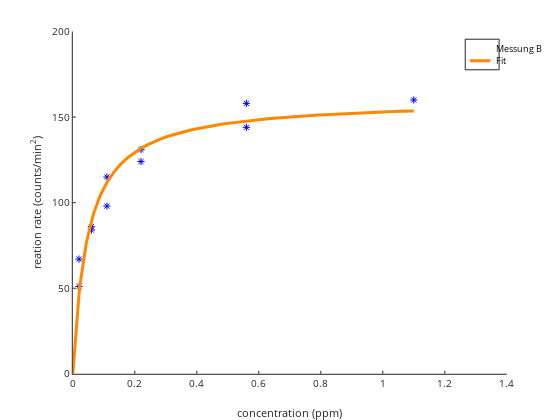

Source (notebook cell):
### Code cell
hold on
vapprox0 = MichaelisMenten(xlin, theta0);
vapprox = MichaelisMenten(xlin, theta_optB(end,:));
plot(xconc, vuntreated, "*", "color", myColorExp)

plot(xlin, vapprox, "-", "linewidth", 3, "color", myColorFit)
# plot(xlin, vapprox0, "--", "linewidth", 3, "color", myColorFit)


h=legend("Messung B",  "Fit", "Ausgangsmodell");
legend(h, "location", "northeast")

title("Fall A: Behandelt")
xlabel("concentration (ppm)")
ylabel("reation rate (counts/min^2)")

### Figure 1 — Plotly figure (JSON) as saved in the notebook; plotly's stock layout.template omitted (floating-point values rounded to 4 significant figures)
{"data": [{"line": {"color": "rgb(0,0,255)", "width": 0.5}, "marker": {"color": "rgb(0,0,255)", "line": {"color": "rgb(0,0,255)"}, "size": 6, "symbol": "asterisk-open"}, "mode": "markers", "name": "Messung B", "showlegend": true, "type": "scatter", "visibility": true, "x": [0.02, 0.02, 0.06, 0.06, 0.11, 0.11, 0.22, 0.22, 0.56, 0.56, 1.1, 1.1], "xaxis": "x", "y": [67, 51, 84, 86, 98, 115, 131, 124, 144, 158, 160, null], "yaxis": "y"}, {"line": {"color": "rgb(255,136,0)", "dash": "solid", "width": 3}, "marker": {"color": "rgb(255,136,0)", "line": {"color": "rgb(255,136,0)"}, "size": 6, "symbol": "none"}, "mode": "lines", "name": "Fit", "showlegend": true, "type": "scatter", "visibility": true, "x": [0, 0.022, 0.044, 0.066, 0.088, 0.11, 0.132, 0.154, 0.176, 0.198, 0.22, 0.242, 0.264, 0.286, 0.308, 0.33, 0.352, 0.374, 0.396, 0.418, 0.44, 0.462, 0.484, 0.506, 0.528, 0.55, 0.572, 0.594, 0.616, 0.638, 0.66, 0.682, 0.704, 0.726, 0.748, 0.77, 0.792, 0.814, 0.836, 0.858, 0.88, 0.902, 0.924, 0.946, 0.968, 0.99, 1.012, 1.034, 1.056, 1.078, 1.1], "xaxis": "x", "y": [0, 50.58, 76.9, 93.03, 103.9, 111.8, 117.7, 122.4, 126.1, 129.2, 131.7, 133.9, 135.7, 137.4, 138.8, 140.0, 141.1, 142.1, 143.0, 143.9, 144.6, 145.3, 145.9, 146.5, 147.0, 147.5, 147.9, 148.4, 148.8, 149.1, 149.5, 149.8, 150.1, 150.4, 150.7, 150.9, 151.2, 151.4, 151.6, 151.8, 152.0, 152.2, 152.4, 152.6, 152.8, 152.9, 153.1, 153.2, 153.4, 153.5, 153.6], "yaxis": "y"}, {"hoverinfo": "none", "line": {"color": "rgb(0,0,255)", "width": 0.5}, "marker": {"color": "rgb(0,0,255)", "line": {"color": "rgb(0,0,255)"}, "size": 6, "symbol": "none"}, "mode": "none", "name": "", "showlegend": false, "type": "scatter", "visibility": true, "x": [3, 18], "xaxis": "x2", "y": [6.15, 6.15], "yaxis": "y2"}, {"hoverinfo": "none", "line": {"color": "rgb(255,136,0)", "dash": "solid", "width": 3}, "marker": {"color": "rgb(255,136,0)", "line": {"color": "rgb(255,136,0)"}, "size": 6, "symbol": "none"}, "mode": "lines", "name": "", "showlegend": false, "type": "scatter", "visibility": true, "x": [3, 18], "xaxis": "x2", "y": [15.45, 15.45], "yaxis": "y2"}], "layout": {"annotations": [{"font": {"color": "rgb(0, 0, 0)", "size": 9}, "showarrow": false, "text": "Messung B", "x": 21, "xanchor": "left", "xref": "x2", "y": 6.15, "yanchor": "middle", "yref": "y2"}, {"font": {"color": "rgb(0, 0, 0)", "size": 9}, "showarrow": false, "text": "Fit", "x": 21, "xanchor": "left", "xref": "x2", "y": 15.45, "yanchor": "middle", "yref": "y2"}], "height": 420, "hovermode": "closest", "margin": {"b": 0, "l": 0, "r": 0, "t": 0}, "plot_bgcolor": "rgba(0, 0, 0, 0)", "showlegend": false, "width": 560, "xaxis": {"anchor": "y", "autorange": false, "domain": [0.13, 0.905], "exponentformat": "none", "gridcolor": "rgba(38,38,38,0.15)", "gridwidth": 1, "linecolor": "rgb(38,38,38)", "linewidth": 1, "mirror": false, "range": [0, 1.4], "showgrid": false, "showline": true, "side": "bottom", "spikedash": "solid", "spikemode": "across", "spikesides": false, "spikethickness": 1, "tickangle": 0, "tickcolor": "rgb(38,38,38)", "tickfont": {"color": "rgb(38,38,38)", "size": 10}, "ticklen": 3, "ticks": "inside", "ticktext": ["0", "0.2", "0.4", "0.6", "0.8", "1", "1.2", "1.4"], "tickvals": [0, 0.2, 0.4, 0.6, 0.8, 1, 1.2, 1.4], "title": {"font": {"color": "rgb(38,38,38)", "size": 11}, "text": "concentration (ppm)"}, "type": "linear", "visible": true, "zeroline": false}, "xaxis2": {"anchor": "y2", "autorange": false, "domain": [0.8317, 0.8903], "exponentformat": "none", "fixedrange": true, "gridcolor": "rgba(38,38,38,0.15)", "gridwidth": 1, "linecolor": "rgb(38,38,38)", "linewidth": 1, "mirror": true, "range": [0, 24], "showgrid": false, "showline": true, "showspikes": false, "side": "bottom", "spikedash": "solid", "spikemode": "across", "spikesides": false, "spikethickness": 1, "tickangle": 0, "tickcolor": "rgb(38,38,38)", "tickfont": {"color": "rgb(38,38,38)", "size": 9}, "ticklen": 3, "ticks": "", "ticktext": [], "tickvals": [], "title": {"font": {"color": "rgb(0, 0, 0)", "size": 9.9}, "text": ""}, "type": "linear", "visible": true, "zeroline": false}, "yaxis": {"anchor": "x", "autorange": false, "domain": [0.11, 0.925], "exponentformat": "none", "gridcolor": "rgba(38,38,38,0.15)", "gridwidth": 1, "linecolor": "rgb(38,38,38)", "linewidth": 1, "mirror": false, "range": [0, 200], "showgrid": false, "showline": true, "side": "left", "spikedash": "solid", "spikemode": "across", "spikesides": false, "spikethickness": 1, "tickangle": 0, "tickcolor": "rgb(38,38,38)", "tickfont": {"color": "rgb(38,38,38)", "size": 10}, "ticklen": 3, "ticks": "inside", "ticktext": ["0", "50", "100", "150", "200"], "tickvals": [0, 50, 100, 150, 200], "title": {"font": {"color": "rgb(38,38,38)", "size": 11}, "text": "reation rate (counts/min<sup>2</sup>)"}, "type": "linear", "visible": true, "zeroline": false}, "yaxis2": {"anchor": "x2", "autorange": false, "domain": [0.835, 0.9054], "exponentformat": "none", "fixedrange": true, "gridcolor": "rgba(38,38,38,0.15)", "gridwidth": 1, "linecolor": "rgb(38,38,38)", "linewidth": 1, "mirror": true, "range": [21.6, 0], "showgrid": false, "showline": true, "showspikes": false, "side": "left", "spikedash": "solid", "spikemode": "across", "spikesides": false, "spikethickness": 1, "tickangle": 0, "tickcolor": "rgb(38,38,38)", "tickfont": {"color": "rgb(38,38,38)", "size": 9}, "ticklen": 3, "ticks": "", "ticktext": [], "tickvals": [], "title": {"font": {"color": "rgb(0, 0, 0)", "size": 9.9}, "text": ""}, "type": "linear", "visible": true, "zeroline": false}}}
